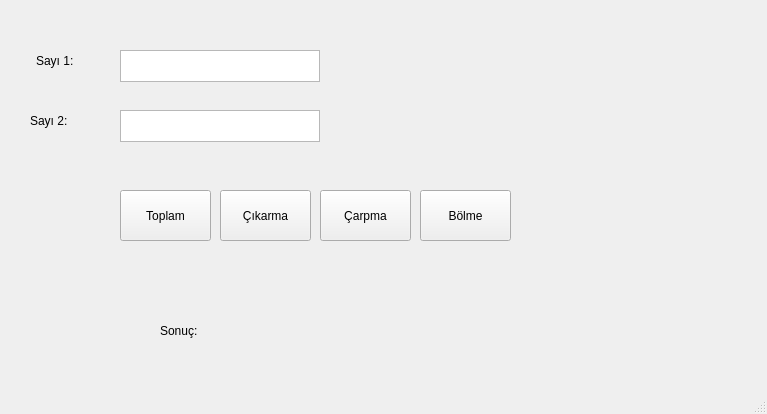
<?xml version="1.0" encoding="UTF-8"?>
<ui version="4.0">
 <class>UI_MainWindow</class>
 <widget class="QMainWindow" name="UI_MainWindow">
  <property name="geometry">
   <rect>
    <x>0</x>
    <y>0</y>
    <width>767</width>
    <height>414</height>
   </rect>
  </property>
  <property name="windowTitle">
   <string>MainWindow</string>
  </property>
  <widget class="QWidget" name="centralwidget">
   <widget class="QLabel" name="label">
    <property name="geometry">
     <rect>
      <x>36</x>
      <y>30</y>
      <width>71</width>
      <height>61</height>
     </rect>
    </property>
    <property name="text">
     <string>Sayı 1: </string>
    </property>
   </widget>
   <widget class="QLabel" name="label_2">
    <property name="geometry">
     <rect>
      <x>30</x>
      <y>90</y>
      <width>71</width>
      <height>61</height>
     </rect>
    </property>
    <property name="text">
     <string>Sayı 2: </string>
    </property>
   </widget>
   <widget class="QTextEdit" name="txt_sayi1">
    <property name="geometry">
     <rect>
      <x>120</x>
      <y>50</y>
      <width>200</width>
      <height>32</height>
     </rect>
    </property>
   </widget>
   <widget class="QTextEdit" name="txt_sayi2">
    <property name="geometry">
     <rect>
      <x>120</x>
      <y>110</y>
      <width>200</width>
      <height>32</height>
     </rect>
    </property>
   </widget>
   <widget class="QPushButton" name="btn_toplama">
    <property name="geometry">
     <rect>
      <x>120</x>
      <y>190</y>
      <width>91</width>
      <height>51</height>
     </rect>
    </property>
    <property name="text">
     <string>Toplam</string>
    </property>
   </widget>
   <widget class="QPushButton" name="btn_cikarma">
    <property name="geometry">
     <rect>
      <x>220</x>
      <y>190</y>
      <width>91</width>
      <height>51</height>
     </rect>
    </property>
    <property name="text">
     <string>Çıkarma</string>
    </property>
   </widget>
   <widget class="QPushButton" name="btn_carpma">
    <property name="geometry">
     <rect>
      <x>320</x>
      <y>190</y>
      <width>91</width>
      <height>51</height>
     </rect>
    </property>
    <property name="text">
     <string>Çarpma</string>
    </property>
   </widget>
   <widget class="QPushButton" name="btn_bolme">
    <property name="geometry">
     <rect>
      <x>420</x>
      <y>190</y>
      <width>91</width>
      <height>51</height>
     </rect>
    </property>
    <property name="text">
     <string>Bölme</string>
    </property>
   </widget>
   <widget class="QLabel" name="sonuc">
    <property name="geometry">
     <rect>
      <x>160</x>
      <y>300</y>
      <width>231</width>
      <height>61</height>
     </rect>
    </property>
    <property name="text">
     <string>Sonuç: </string>
    </property>
   </widget>
  </widget>
  <widget class="QMenuBar" name="menubar">
   <property name="geometry">
    <rect>
     <x>0</x>
     <y>0</y>
     <width>767</width>
     <height>21</height>
    </rect>
   </property>
  </widget>
  <widget class="QStatusBar" name="statusbar"/>
 </widget>
 <resources/>
 <connections/>
</ui>
